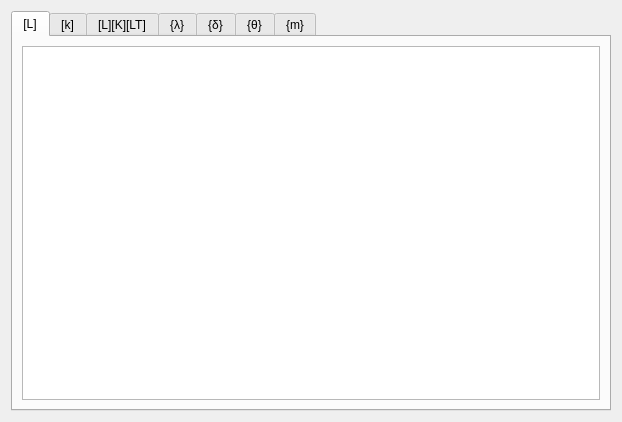
<?xml version="1.0" encoding="UTF-8"?>
<ui version="4.0">
 <class>Form</class>
 <widget class="QWidget" name="Form">
  <property name="geometry">
   <rect>
    <x>0</x>
    <y>0</y>
    <width>618</width>
    <height>418</height>
   </rect>
  </property>
  <property name="windowTitle">
   <string>Matrix Calculations</string>
  </property>
  <property name="windowIcon">
   <iconset>
    <normaloff>../icons/matrix.png</normaloff>../icons/matrix.png</iconset>
  </property>
  <layout class="QGridLayout" name="gridLayout">
   <item row="0" column="0">
    <widget class="QTabWidget" name="InternalForcesVector_2">
     <property name="minimumSize">
      <size>
       <width>600</width>
       <height>400</height>
      </size>
     </property>
     <property name="baseSize">
      <size>
       <width>0</width>
       <height>0</height>
      </size>
     </property>
     <property name="toolTip">
      <string>Nodal Displacement</string>
     </property>
     <property name="currentIndex">
      <number>0</number>
     </property>
     <widget class="QWidget" name="tab">
      <attribute name="title">
       <string>[L]</string>
      </attribute>
      <layout class="QGridLayout" name="gridLayout_2">
       <item row="0" column="0">
        <widget class="QTableWidget" name="equilibriumTable">
         <property name="toolTip">
          <string>Equilibrium Matrix</string>
         </property>
         <property name="toolTipDuration">
          <number>2</number>
         </property>
        </widget>
       </item>
      </layout>
     </widget>
     <widget class="QWidget" name="tab_2">
      <attribute name="title">
       <string>[k]</string>
      </attribute>
      <layout class="QGridLayout" name="gridLayout_3">
       <item row="0" column="0">
        <widget class="QTableWidget" name="frameStiffnessTable">
         <property name="toolTip">
          <string>Frame Stiffness Matrix</string>
         </property>
         <property name="toolTipDuration">
          <number>2</number>
         </property>
        </widget>
       </item>
      </layout>
     </widget>
     <widget class="QWidget" name="tab_3">
      <attribute name="title">
       <string>[L][K][LT]</string>
      </attribute>
      <layout class="QGridLayout" name="gridLayout_4">
       <item row="0" column="0">
        <widget class="QTableWidget" name="globalFrameStiffnessTable">
         <property name="toolTip">
          <string>Global Frame Stiffness Matrix</string>
         </property>
         <property name="toolTipDuration">
          <number>2</number>
         </property>
        </widget>
       </item>
      </layout>
     </widget>
     <widget class="QWidget" name="tab_4">
      <attribute name="title">
       <string>{λ}</string>
      </attribute>
      <layout class="QGridLayout" name="gridLayout_5">
       <item row="0" column="0">
        <widget class="QTableWidget" name="nodalForcesVector">
         <property name="toolTip">
          <string>Nodal Forces Vector</string>
         </property>
         <property name="toolTipDuration">
          <number>2</number>
         </property>
        </widget>
       </item>
      </layout>
     </widget>
     <widget class="QWidget" name="tab_5">
      <attribute name="title">
       <string>{δ}</string>
      </attribute>
      <layout class="QGridLayout" name="gridLayout_6">
       <item row="0" column="0">
        <widget class="QTableWidget" name="nodalDisplacementVector">
         <property name="toolTipDuration">
          <number>2</number>
         </property>
        </widget>
       </item>
      </layout>
     </widget>
     <widget class="QWidget" name="tab_6">
      <attribute name="title">
       <string>{θ}</string>
      </attribute>
      <layout class="QGridLayout" name="gridLayout_7">
       <item row="0" column="0">
        <widget class="QTableWidget" name="nodalDeformationsVector">
         <property name="toolTip">
          <string>Nodal Deformations</string>
         </property>
         <property name="toolTipDuration">
          <number>2</number>
         </property>
        </widget>
       </item>
      </layout>
     </widget>
     <widget class="QWidget" name="tab_7">
      <attribute name="title">
       <string>{m}</string>
      </attribute>
      <layout class="QGridLayout" name="gridLayout_8">
       <item row="0" column="0">
        <widget class="QTableWidget" name="InternalForcesVector">
         <property name="toolTip">
          <string>Internal Forces</string>
         </property>
         <property name="toolTipDuration">
          <number>2</number>
         </property>
        </widget>
       </item>
      </layout>
     </widget>
    </widget>
   </item>
  </layout>
 </widget>
 <resources/>
 <connections/>
</ui>
